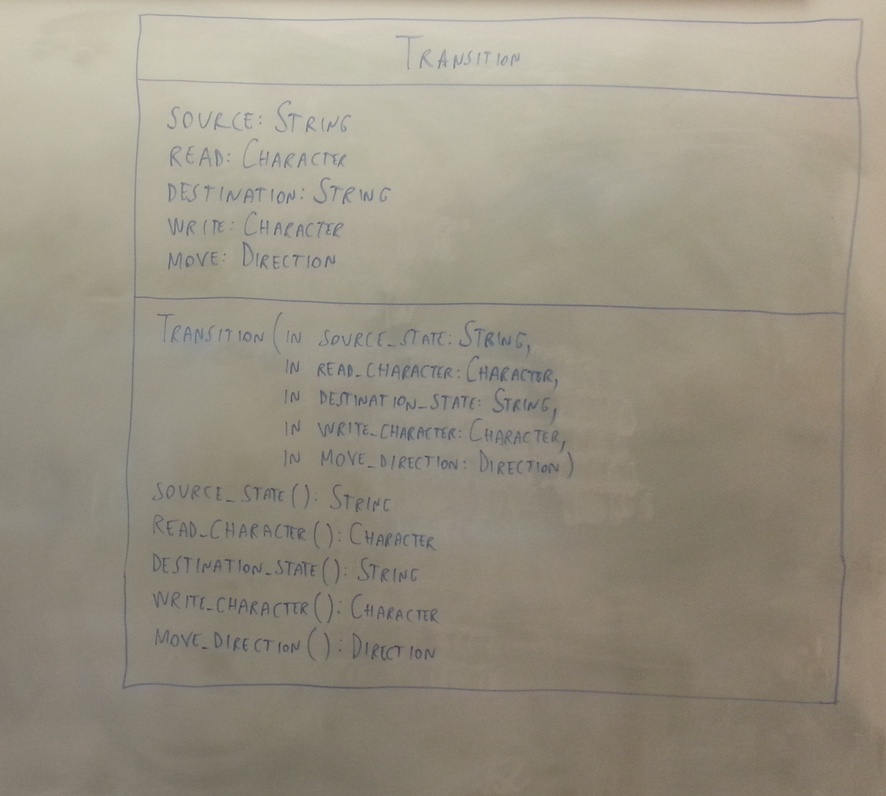
#> input picture whiteboard-image-enhance/images/1.jpeg, 886 x 796 px, shrunk from 2160 x 1940 before the run
$ python whiteboard_image_enhance.py --input images/1.jpeg --output out.png
#> lines starting #> are read from the running program, lines starting #| are printed output that depends on the picture
import argparse
import cv2
import numpy as np

def normalize_kernel(kernel, k_width, k_height, scaling_factor = 1.0):
    '''Zero-summing normalize kernel'''

    K_EPS = 1.0e-12
    # positive and negative sum of kernel values
    pos_range, neg_range = 0, 0
    for i in range(k_width * k_height):
        if abs(kernel[i]) < K_EPS:
            kernel[i] = 0.0
        if kernel[i] < 0:
            neg_range += kernel[i]
        else:
            pos_range += kernel[i]

    # scaling factor for positive and negative range
    pos_scale, neg_scale = pos_range, -neg_range
    if abs(pos_range) >= K_EPS:
        pos_scale = pos_range
    else:
        pos_sacle = 1.0
    if abs(neg_range) >= K_EPS:
        neg_scale = 1.0
    else:
        neg_scale = -neg_range

    pos_scale = scaling_factor / pos_scale
    neg_scale = scaling_factor / neg_scale

    # scale kernel values for zero-summing kernel
    for i in range(k_width * k_height):
        if (not np.nan == kernel[i]):
            kernel[i] *= pos_scale if kernel[i] >= 0 else neg_scale

    return kernel

def dog(img, k_size, sigma_1, sigma_2):
    '''Difference of Gaussian by subtracting kernel 1 and kernel 2'''

    k_width = k_height = k_size
    x = y = (k_width - 1) // 2
    kernel = np.zeros(k_width * k_height)

    # first gaussian kernal
    if sigma_1 > 0:
        co_1 = 1 / (2 * sigma_1 * sigma_1)
        co_2 = 1 / (2 * np.pi * sigma_1 * sigma_1)
        i = 0
        for v in range(-y, y + 1):
            for u in range(-x, x + 1):
                kernel[i] = np.exp(-(u*u + v*v) * co_1) * co_2
                i += 1
    # unity kernel
    else:
        kernel[x + y * k_width] = 1.0

    # subtract second gaussian from kernel
    if sigma_2 > 0:
        co_1 = 1 / (2 * sigma_2 * sigma_2)
        co_2 = 1 / (2 * np.pi * sigma_2 * sigma_2)
        i = 0
        for v in range(-y, y + 1):
            for u in range(-x, x + 1):
                kernel[i] -= np.exp(-(u*u + v*v) * co_1) * co_2
                i += 1
    # unity kernel
    else:
        kernel[x + y * k_width] -= 1.0

    # zero-normalize scling kernel with scaling factor 1.0
    norm_kernel = normalize_kernel(kernel, k_width, k_height, scaling_factor = 1.0)

    # apply filter with norm_kernel
    return cv2.filter2D(img, -1, norm_kernel.reshape(k_width, k_height))

def negate(img):
    '''Negative of image'''

    return cv2.bitwise_not(img)

def get_black_white_indices(hist, tot_count, black_count, white_count):
    '''Blacking and Whiting out indices same as color balance'''

    black_ind = 0
    white_ind = 255
    co = 0
    for i in range(len(hist)):
        co += hist[i]
        if co > black_count:
            black_ind = i
            break

    co = 0
    for i in range(len(hist) - 1, -1, -1):
        co += hist[i]
        if co > (tot_count - white_count):
            white_ind = i
            break

    return [black_ind, white_ind]

def contrast_stretch(img, black_point, white_point):
    '''Contrast stretch image with black and white cap'''

    tot_count = img.shape[0] * img.shape[1]
    black_count = tot_count * black_point / 100
    white_count= tot_count * white_point / 100
    ch_hists = []
    # calculate histogram for each channel
    for ch in cv2.split(img):
        ch_hists.append(cv2.calcHist([ch], [0], None, [256], (0, 256)).flatten().tolist())

    # get black and white percentage indices
    black_white_indices = []
    for hist in ch_hists:
        black_white_indices.append(get_black_white_indices(hist, tot_count, black_count, white_count))

    stretch_map = np.zeros((3, 256), dtype = 'uint8')

    # stretch histogram
    for curr_ch in range(len(black_white_indices)):
        black_ind, white_ind = black_white_indices[curr_ch]
        for i in range(stretch_map.shape[1]):
            if i < black_ind:
                stretch_map[curr_ch][i] = 0
            else:
                if i > white_ind:
                    stretch_map[curr_ch][i] = 255
                else:
                    if (white_ind - black_ind) > 0:
                        stretch_map[curr_ch][i] = round((i - black_ind) / (white_ind - black_ind)) * 255
                    else:
                        stretch_map[curr_ch][i] = 0

    # stretch image
    ch_stretch = []
    for i, ch in enumerate(cv2.split(img)):
        ch_stretch.append(cv2.LUT(ch, stretch_map[i]))

    return cv2.merge(ch_stretch)

def fast_gaussian_blur(img, ksize, sigma):
    '''Gussian blur using linear separable property of Gaussian distribution'''

    kernel_1d = cv2.getGaussianKernel(ksize, sigma)
    return cv2.sepFilter2D(img, -1, kernel_1d, kernel_1d)

def gamma(img, gamma_value):
    '''Gamma correction of image'''

    i_gamma = 1 / gamma_value
    lut = np.array([((i / 255) ** i_gamma) * 255 for i in np.arange(0, 256)], dtype = 'uint8')
    return cv2.LUT(img, lut)

def color_balance(img, low_per, high_per):
    '''Contrast stretch image by histogram equilization with black and white cap'''

    tot_pix = img.shape[1] * img.shape[0]
    # no.of pixels to black-out and white-out
    low_count = tot_pix * low_per / 100
    high_count = tot_pix * (100 - high_per) / 100

    cs_img = []
    # for each channel, apply contrast-stretch
    for ch in cv2.split(img):
        # cummulative histogram sum of channel
        cum_hist_sum = np.cumsum(cv2.calcHist([ch], [0], None, [256], (0, 256)))

        # find indices for blacking and whiting out pixels
        li, hi = np.searchsorted(cum_hist_sum, (low_count, high_count))
        if (li == hi):
            cs_img.append(ch)
            continue
        # lut with min-max normalization for [0-255] bins
        lut = np.array([0 if i < li
                        else (255 if i > hi else round((i - li) / (hi - li) * 255))
                        for i in np.arange(0, 256)], dtype = 'uint8')
        # constrast-stretch channel
        cs_ch = cv2.LUT(ch, lut)
        cs_img.append(cs_ch)

    return cv2.merge(cs_img)

def whiteboard_enhance(img):
    '''Enhance Whiteboard image'''

    # parameters for enhancing functions
    dog_k_size, dog_sigma_1, dog_sigma_2 = 15, 100, 0
    cs_black_per, cs_white_per = 2, 99.5
    gauss_k_size, gauss_sigma = 3, 1
    gamma_value = 1.1
    cb_black_per, cb_white_per = 2, 1

    # Difference of Gaussian (DoG)
    dog_img = dog(img, dog_k_size, dog_sigma_1, dog_sigma_2)
    # Negative of image
    negative_img = negate(dog_img)
    # Contrast Stretch (CS)
    contrast_stretch_img = contrast_stretch(negative_img, cs_black_per, cs_white_per)
    # Gaussian Blur
    blur_img = fast_gaussian_blur(contrast_stretch_img, gauss_k_size, gauss_sigma)
    # Gamma Correction
    gamma_img = gamma(blur_img, gamma_value)
    # Color Balance (CB) (also Contrast Stretch)
    color_balanced_img = color_balance(gamma_img, cb_black_per, cb_white_per)

    return color_balanced_img

if __name__ == "__main__":
    parser = argparse.ArgumentParser()
    parser.add_argument('-i', '--input', dest = 'input_path',
        required = True,
        help = 'input image path')
    parser.add_argument('-o', '--output', dest = 'output_path',
        required = True,
        help = 'output image path')
    args = parser.parse_args()

    # read image
    img = cv2.imread(args.input_path)
#> img is the input picture: shape (796, 886, 3); mean B, G, R 131, 146.1, 152.9
    # apply enhancement
    enhanced_img = whiteboard_enhance(img)
#> in negate, `return cv2.bitwise_not(img)`:
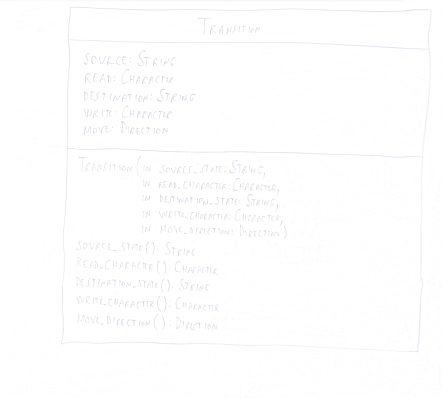
#> returned value: shape (796, 886, 3) (shown at 1/2 size); mean of channels 0, 1, 2 253.8, 253.7, 253.7; drawn as B, G, R
#> the loop in contrast_stretch, `for ch in cv2.split(img):` made 3 passes
#> after the loop in contrast_stretch, `for ch in cv2.split(img):`: ch_hists = 3 items
#> the loop in contrast_stretch, `for hist in ch_hists:` made 3 passes
#> after the loop in contrast_stretch, `for hist in ch_hists:`: black_white_indices = [[240, 255], [236, 255], [236, 255]]
#> the loop in contrast_stretch, `for curr_ch in range(len(black_white_indices)):` made 3 passes
#> black_ind on passes 1 to 3: 240, 236, 236
#> the loop in contrast_stretch, `for i, ch in enumerate(cv2.split(img)):` made 3 passes
#> after the loop in contrast_stretch, `for i, ch in enumerate(cv2.split(img)):`: ch_stretch = 3 items
#> in contrast_stretch, `return cv2.merge(ch_stretch)`:
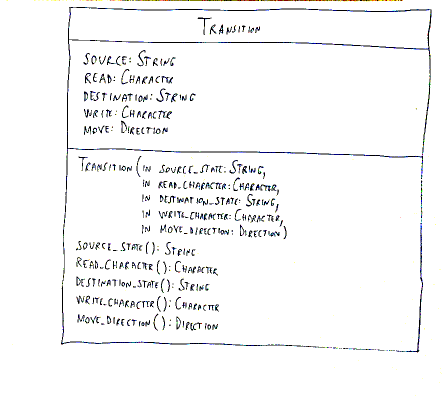
#> returned value: shape (796, 886, 3) (shown at 1/2 size); mean of channels 0, 1, 2 246.5, 246.2, 246; drawn as B, G, R
#> in fast_gaussian_blur, `kernel_1d = cv2.getGaussianKernel(ksize, sigma)`: kernel_1d = [0.274, 0.452, 0.274]
#> in gamma, `return cv2.LUT(img, lut)`:
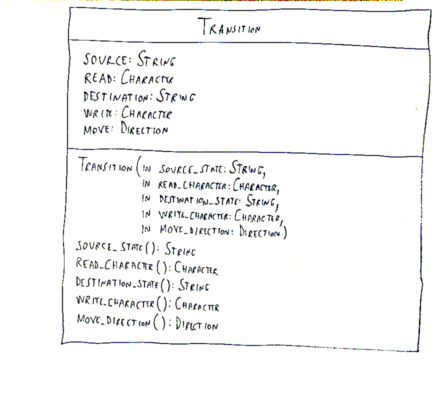
#> returned value: shape (796, 886, 3) (shown at 1/2 size); mean of channels 0, 1, 2 246.9, 246.7, 246.5; drawn as B, G, R
#> the loop in color_balance, `for ch in cv2.split(img):` made 3 passes
#> li on passes 1 to 3: 97, 78, 78
#> pass 1, in color_balance, `cs_ch = cv2.LUT(ch, lut)`:
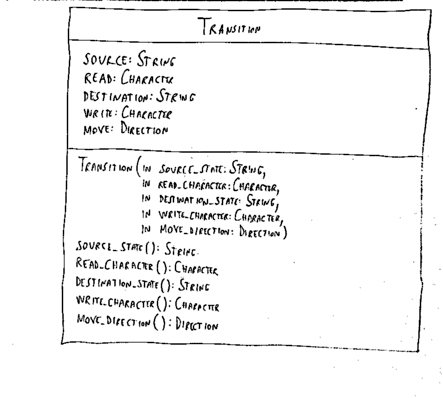
#> cs_ch: shape (796, 886) (shown at 1/2 size); min 0, max 255, mean 242.9
#> pass 3, in color_balance, `cs_ch = cv2.LUT(ch, lut)`:
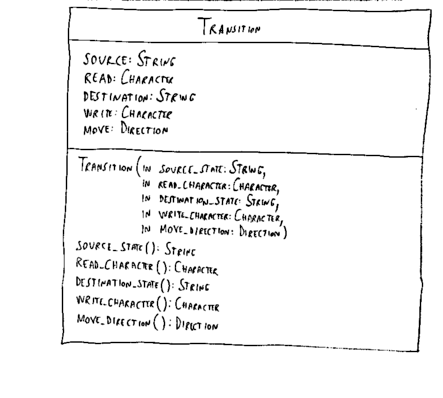
#> cs_ch: shape (796, 886) (shown at 1/2 size); min 0, max 255, mean 243.2
#> after the loop in color_balance, `for ch in cv2.split(img):`: cs_img = 3 items
#> in color_balance, `return cv2.merge(cs_img)`:
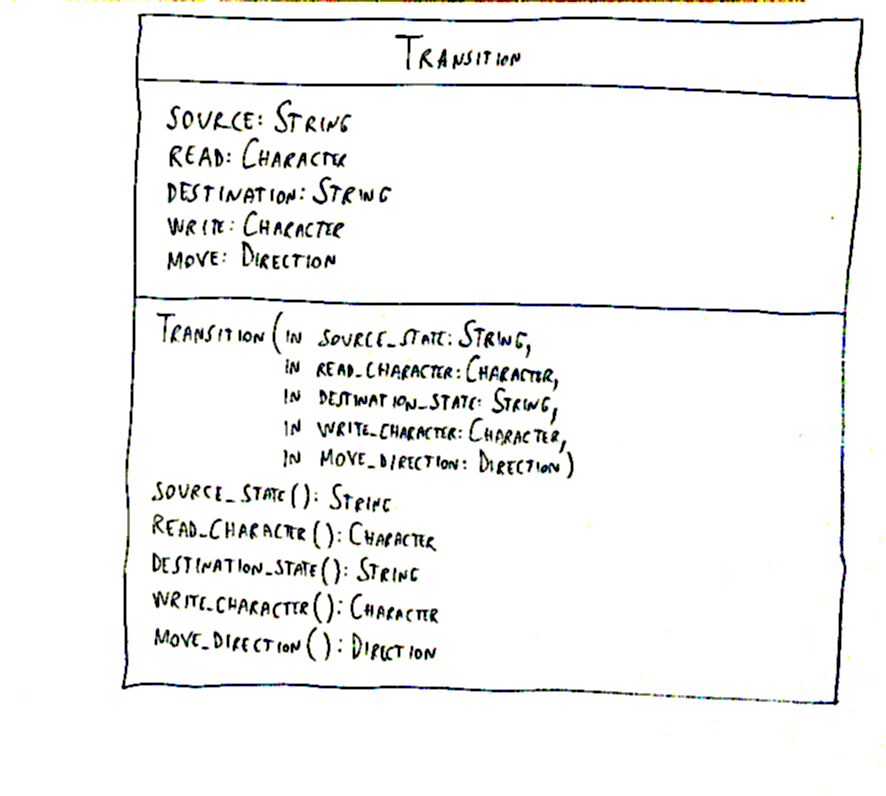
#> returned value: shape (796, 886, 3); mean of channels 0, 1, 2 242.9, 243.3, 243.2; drawn as B, G, R

    # save result image
    cv2.imwrite(args.output_path, enhanced_img)

$ run again, on whiteboard-image-enhance/images/11.jpg
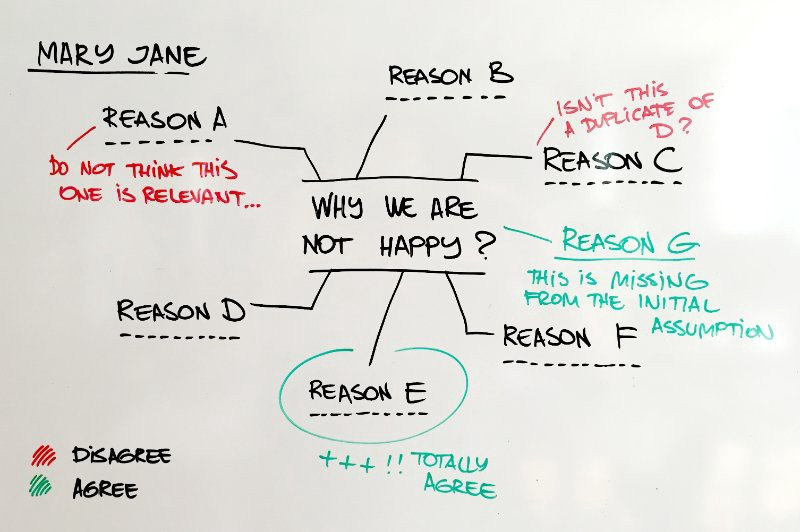
#> input picture whiteboard-image-enhance/images/11.jpg, 800 x 532 px
#> img is the input picture: shape (532, 800, 3); mean B, G, R 217.8, 222.3, 222.5
#> the loop in contrast_stretch, `for ch in cv2.split(img):` made 3 passes
#> after the loop in contrast_stretch, `for ch in cv2.split(img):`: ch_hists = 3 items
#> the loop in contrast_stretch, `for hist in ch_hists:` made 3 passes
#> after the loop in contrast_stretch, `for hist in ch_hists:`: black_white_indices = [[120, 255], [117, 255], [114, 255]]
#> the loop in contrast_stretch, `for curr_ch in range(len(black_white_indices)):` made 3 passes
#> black_ind on passes 1 to 3: 120, 117, 114
#> the loop in contrast_stretch, `for i, ch in enumerate(cv2.split(img)):` made 3 passes
#> after the loop in contrast_stretch, `for i, ch in enumerate(cv2.split(img)):`: ch_stretch = 3 items
#> kernel_1d = [0.274, 0.452, 0.274]
#> the loop in color_balance, `for ch in cv2.split(img):` made 3 passes
#> pass 1, in color_balance, `cs_ch = cv2.LUT(ch, lut)`:
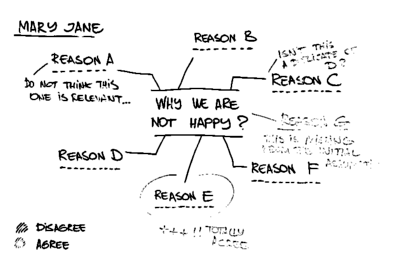
#> cs_ch: shape (532, 800) (shown at 1/2 size); min 0, max 255, mean 241.4
#> after the loop in color_balance, `for ch in cv2.split(img):`: cs_img = 3 items
#> in color_balance, `return cv2.merge(cs_img)`:
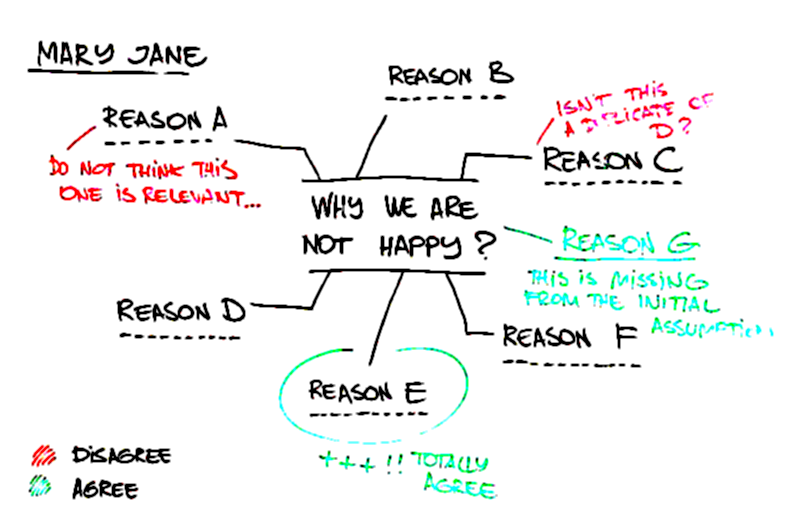
#> returned value: shape (532, 800, 3); mean of channels 0, 1, 2 241.4, 242.2, 241.1; drawn as B, G, R

$ run again, on whiteboard-image-enhance/images/22.jpg
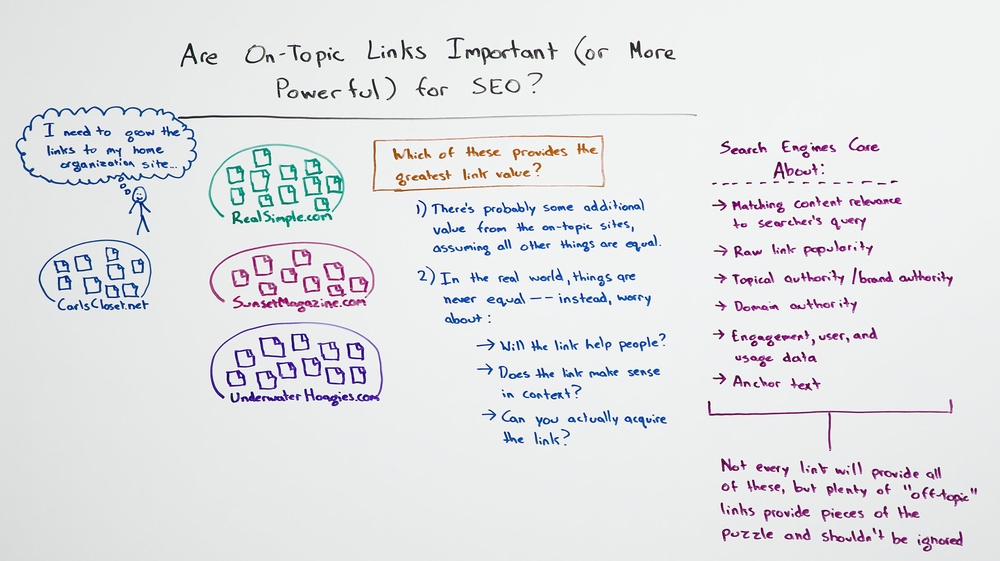
#> input picture whiteboard-image-enhance/images/22.jpg, 1000 x 561 px, shrunk from 2288 x 1284 before the run
#> img is the input picture: shape (561, 1000, 3); mean B, G, R 230.2, 227.9, 227
#> the loop in contrast_stretch, `for ch in cv2.split(img):` made 3 passes
#> after the loop in contrast_stretch, `for ch in cv2.split(img):`: ch_hists = 3 items
#> the loop in contrast_stretch, `for hist in ch_hists:` made 3 passes
#> after the loop in contrast_stretch, `for hist in ch_hists:`: black_white_indices = [[148, 255], [119, 255], [128, 255]]
#> the loop in contrast_stretch, `for curr_ch in range(len(black_white_indices)):` made 3 passes
#> black_ind on passes 1 to 3: 148, 119, 128
#> the loop in contrast_stretch, `for i, ch in enumerate(cv2.split(img)):` made 3 passes
#> after the loop in contrast_stretch, `for i, ch in enumerate(cv2.split(img)):`: ch_stretch = 3 items
#> kernel_1d = [0.274, 0.452, 0.274]
#> the loop in color_balance, `for ch in cv2.split(img):` made 3 passes
#> li on passes 1 to 3: 90, 78, 78
#> pass 1, in color_balance, `cs_ch = cv2.LUT(ch, lut)`:
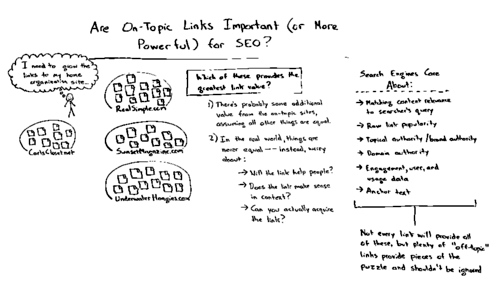
#> cs_ch: shape (561, 1000) (shown at 1/2 size); min 0, max 255, mean 238.9
#> after the loop in color_balance, `for ch in cv2.split(img):`: cs_img = 3 items
#> in color_balance, `return cv2.merge(cs_img)`:
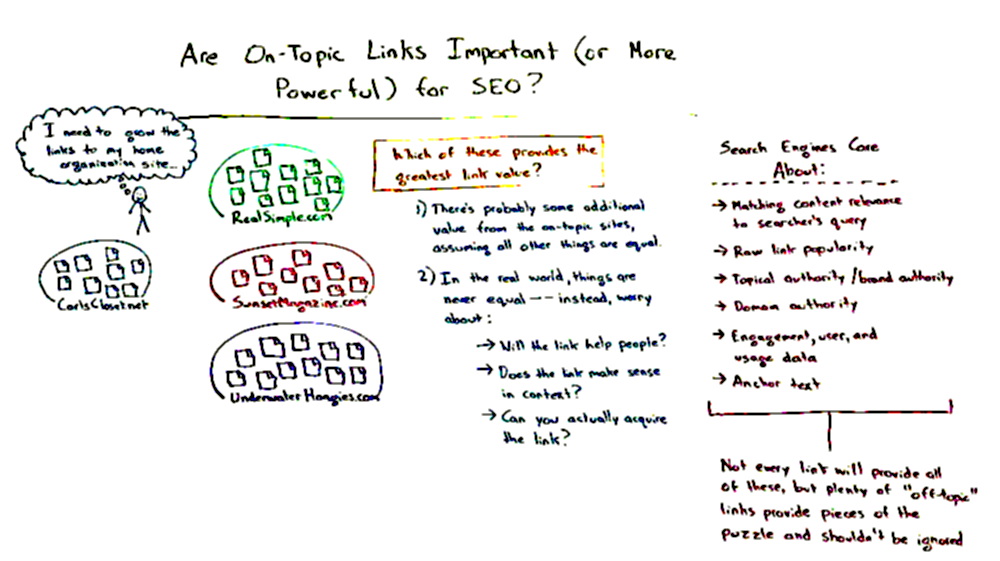
#> returned value: shape (561, 1000, 3); mean of channels 0, 1, 2 238.9, 239.5, 240; drawn as B, G, R
